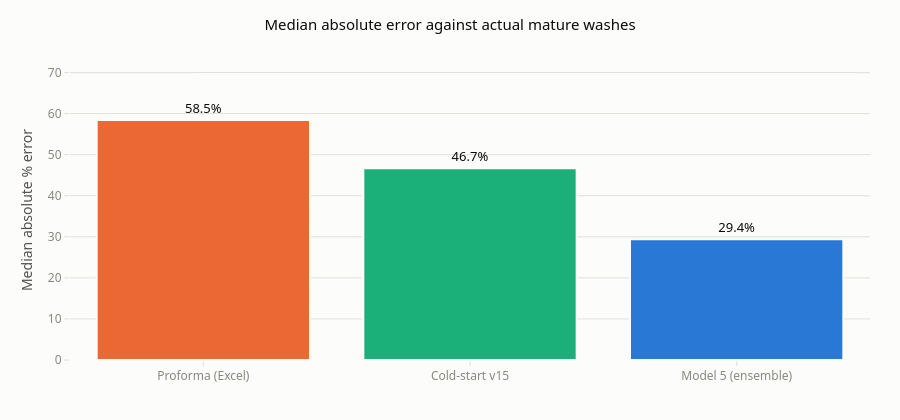

Source (notebook cell):
### Markdown cell above
## 2.3 Scorecard — three forecasters, same sites, same target

Model 5 is scored **leave-one-site-out**: each site is predicted by a model fitted without it, so
this is out-of-sample, not a fit.

### Code cell
fig = go.Figure(go.Bar(
    x=sc.forecaster, y=sc.mdape,
    marker=dict(color=[FCOLOR[k] for k in sc.key], line=dict(width=2, color=SURFACE)),
    text=[f"{v:.1f}%" for v in sc.mdape], textposition="outside",
    textfont=dict(color=INK, size=13),
    hovertemplate="%{x}<br>%{y:.1f}% median error<extra></extra>"))
fig.update_layout(title="Median absolute error against actual mature washes",
                  yaxis_title="Median absolute % error", height=420,
                  yaxis=dict(range=[0, sc.mdape.max()*1.25]), xaxis=dict(showgrid=False))
fig.show()

print(sc[["forecaster","n","mdape","bias","over_share","within_25","p10","p90","iqr"]]
      .round(3).to_string(index=False))
h2h = pf.head_to_head(pdf)
print(f"\nmodel5 closer than proforma on {h2h['wins']}/{h2h['n']} sites "
      f"({h2h['win_rate']*100:.1f}%)  sign-test p={h2h['binom_p']:.2e}  "
      f"wilcoxon p={h2h['wilcoxon_p']:.2e}")

### Figure 1 — Plotly figure (JSON) as saved in the notebook; plotly's stock layout.template omitted (floating-point values rounded to 4 significant figures)
{"data": [{"hovertemplate": "%{x}<br>%{y:.1f}% median error<extra></extra>", "marker": {"color": ["#eb6834", "#1baf7a", "#2a78d6"], "line": {"color": "#fcfcfb", "width": 2}}, "text": ["58.5%", "46.7%", "29.4%"], "textfont": {"color": "#0b0b0b", "size": 13}, "textposition": "outside", "type": "bar", "x": ["Proforma (Excel)", "Cold-start v15", "Model 5 (ensemble)"], "y": [58.45, 46.72, 29.44]}], "layout": {"height": 420, "title": {"text": "Median absolute error against actual mature washes"}, "xaxis": {"showgrid": false}, "yaxis": {"range": [0, 73.06], "title": {"text": "Median absolute % error"}}}}
